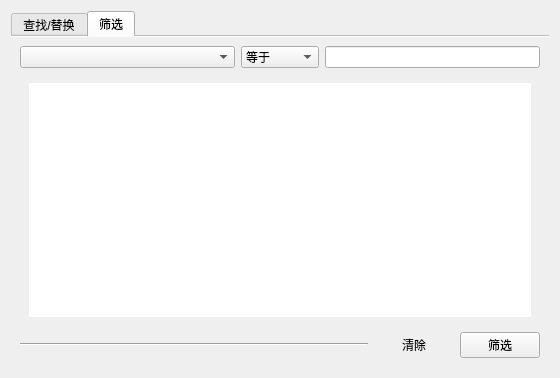
<?xml version="1.0" encoding="UTF-8"?>
<ui version="4.0">
 <class>Form</class>
 <widget class="QWidget" name="Form">
  <property name="windowModality">
   <enum>Qt::NonModal</enum>
  </property>
  <property name="geometry">
   <rect>
    <x>0</x>
    <y>0</y>
    <width>560</width>
    <height>378</height>
   </rect>
  </property>
  <property name="windowTitle">
   <string>Form</string>
  </property>
  <layout class="QHBoxLayout" name="horizontalLayout_6">
   <item>
    <widget class="QTabWidget" name="tabWidget">
     <property name="currentIndex">
      <number>1</number>
     </property>
     <property name="documentMode">
      <bool>true</bool>
     </property>
     <property name="tabsClosable">
      <bool>false</bool>
     </property>
     <property name="movable">
      <bool>true</bool>
     </property>
     <property name="tabBarAutoHide">
      <bool>true</bool>
     </property>
     <widget class="QWidget" name="tab">
      <attribute name="title">
       <string>查找/替换</string>
      </attribute>
      <layout class="QHBoxLayout" name="horizontalLayout_5">
       <item>
        <layout class="QVBoxLayout" name="verticalLayout" stretch="1,0,1,1,10">
         <item>
          <layout class="QHBoxLayout" name="horizontalLayout">
           <item>
            <widget class="QLabel" name="label">
             <property name="sizePolicy">
              <sizepolicy hsizetype="Fixed" vsizetype="Fixed">
               <horstretch>0</horstretch>
               <verstretch>0</verstretch>
              </sizepolicy>
             </property>
             <property name="font">
              <font>
               <family>宋体</family>
               <pointsize>9</pointsize>
              </font>
             </property>
             <property name="text">
              <string>查找内容</string>
             </property>
            </widget>
           </item>
           <item>
            <widget class="QLineEdit" name="lineEdit_find">
             <property name="sizePolicy">
              <sizepolicy hsizetype="Expanding" vsizetype="Fixed">
               <horstretch>0</horstretch>
               <verstretch>0</verstretch>
              </sizepolicy>
             </property>
             <property name="maximumSize">
              <size>
               <width>16777215</width>
               <height>16777215</height>
              </size>
             </property>
             <property name="font">
              <font>
               <family>宋体</family>
               <weight>50</weight>
               <bold>false</bold>
              </font>
             </property>
             <property name="focusPolicy">
              <enum>Qt::StrongFocus</enum>
             </property>
            </widget>
           </item>
          </layout>
         </item>
         <item>
          <widget class="Line" name="line">
           <property name="orientation">
            <enum>Qt::Horizontal</enum>
           </property>
          </widget>
         </item>
         <item>
          <layout class="QHBoxLayout" name="horizontalLayout_2">
           <item>
            <widget class="QLabel" name="label_2">
             <property name="font">
              <font>
               <family>宋体</family>
               <pointsize>9</pointsize>
              </font>
             </property>
             <property name="text">
              <string>替换为</string>
             </property>
            </widget>
           </item>
           <item>
            <widget class="QLineEdit" name="lineEdit_replace">
             <property name="sizePolicy">
              <sizepolicy hsizetype="Expanding" vsizetype="Fixed">
               <horstretch>0</horstretch>
               <verstretch>0</verstretch>
              </sizepolicy>
             </property>
             <property name="font">
              <font>
               <family>宋体</family>
               <weight>50</weight>
               <bold>false</bold>
              </font>
             </property>
             <property name="cursorMoveStyle">
              <enum>Qt::LogicalMoveStyle</enum>
             </property>
            </widget>
           </item>
          </layout>
         </item>
         <item>
          <layout class="QHBoxLayout" name="horizontalLayout_3">
           <item>
            <widget class="QPushButton" name="pushButton_find">
             <property name="sizePolicy">
              <sizepolicy hsizetype="Fixed" vsizetype="Fixed">
               <horstretch>0</horstretch>
               <verstretch>0</verstretch>
              </sizepolicy>
             </property>
             <property name="text">
              <string>查找全部</string>
             </property>
            </widget>
           </item>
           <item>
            <widget class="QPushButton" name="pushButton_repalce">
             <property name="sizePolicy">
              <sizepolicy hsizetype="Fixed" vsizetype="Fixed">
               <horstretch>0</horstretch>
               <verstretch>0</verstretch>
              </sizepolicy>
             </property>
             <property name="text">
              <string>替换</string>
             </property>
            </widget>
           </item>
           <item>
            <widget class="QPushButton" name="pushButton_all_repalce">
             <property name="sizePolicy">
              <sizepolicy hsizetype="Fixed" vsizetype="Fixed">
               <horstretch>0</horstretch>
               <verstretch>0</verstretch>
              </sizepolicy>
             </property>
             <property name="text">
              <string>全部替换</string>
             </property>
            </widget>
           </item>
           <item>
            <widget class="Line" name="line_2">
             <property name="orientation">
              <enum>Qt::Horizontal</enum>
             </property>
            </widget>
           </item>
          </layout>
         </item>
         <item>
          <widget class="QListWidget" name="listWidget_find">
           <property name="font">
            <font>
             <family>宋体</family>
            </font>
           </property>
          </widget>
         </item>
        </layout>
       </item>
      </layout>
     </widget>
     <widget class="QWidget" name="tab_2">
      <attribute name="title">
       <string>筛选</string>
      </attribute>
      <layout class="QHBoxLayout" name="horizontalLayout_19">
       <item>
        <layout class="QVBoxLayout" name="verticalLayout_2">
         <item>
          <layout class="QHBoxLayout" name="horizontalLayout_10">
           <item>
            <widget class="QComboBox" name="comboBox_2">
             <property name="sizePolicy">
              <sizepolicy hsizetype="Expanding" vsizetype="Preferred">
               <horstretch>0</horstretch>
               <verstretch>0</verstretch>
              </sizepolicy>
             </property>
             <property name="iconSize">
              <size>
               <width>16</width>
               <height>16</height>
              </size>
             </property>
             <property name="frame">
              <bool>true</bool>
             </property>
             <item>
              <property name="text">
               <string/>
              </property>
              <property name="icon">
               <iconset>
                <normalon>image/图标.png</normalon>
               </iconset>
              </property>
             </item>
             <item>
              <property name="text">
               <string>项目编码</string>
              </property>
              <property name="icon">
               <iconset>
                <normalon>image/图标.png</normalon>
               </iconset>
              </property>
             </item>
             <item>
              <property name="text">
               <string>项目名称</string>
              </property>
              <property name="icon">
               <iconset>
                <normalon>image/图标.png</normalon>
               </iconset>
              </property>
             </item>
             <item>
              <property name="text">
               <string>项目特征</string>
              </property>
              <property name="icon">
               <iconset>
                <normalon>image/图标.png</normalon>
               </iconset>
              </property>
             </item>
             <item>
              <property name="text">
               <string>项目单位</string>
              </property>
              <property name="icon">
               <iconset>
                <normalon>image/图标.png</normalon>
               </iconset>
              </property>
             </item>
             <item>
              <property name="text">
               <string>匹配清单名称</string>
              </property>
              <property name="icon">
               <iconset>
                <normalon>image/图标.png</normalon>
               </iconset>
              </property>
             </item>
             <item>
              <property name="text">
               <string>匹配定额名称</string>
              </property>
              <property name="icon">
               <iconset>
                <normalon>image/图标.png</normalon>
               </iconset>
              </property>
             </item>
             <item>
              <property name="text">
               <string>专业系统</string>
              </property>
              <property name="icon">
               <iconset>
                <normalon>image/图标.png</normalon>
               </iconset>
              </property>
             </item>
             <item>
              <property name="text">
               <string>材料名称</string>
              </property>
              <property name="icon">
               <iconset>
                <normalon>image/图标.png</normalon>
               </iconset>
              </property>
             </item>
             <item>
              <property name="text">
               <string>材料规格</string>
              </property>
              <property name="icon">
               <iconset>
                <normalon>image/图标.png</normalon>
               </iconset>
              </property>
             </item>
             <item>
              <property name="text">
               <string>材料单位</string>
              </property>
              <property name="icon">
               <iconset>
                <normalon>image/图标.png</normalon>
               </iconset>
              </property>
             </item>
             <item>
              <property name="text">
               <string>工程量</string>
              </property>
              <property name="icon">
               <iconset>
                <normalon>image/图标.png</normalon>
               </iconset>
              </property>
             </item>
            </widget>
           </item>
           <item>
            <widget class="QComboBox" name="comboBox_1">
             <property name="sizePolicy">
              <sizepolicy hsizetype="Preferred" vsizetype="Fixed">
               <horstretch>0</horstretch>
               <verstretch>0</verstretch>
              </sizepolicy>
             </property>
             <item>
              <property name="text">
               <string>等于</string>
              </property>
              <property name="icon">
               <iconset>
                <normalon>image/图标.png</normalon>
               </iconset>
              </property>
             </item>
             <item>
              <property name="text">
               <string>包含</string>
              </property>
              <property name="icon">
               <iconset>
                <normalon>image/图标.png</normalon>
               </iconset>
              </property>
             </item>
             <item>
              <property name="text">
               <string>大于等于</string>
              </property>
              <property name="icon">
               <iconset>
                <normalon>image/图标.png</normalon>
               </iconset>
              </property>
             </item>
             <item>
              <property name="text">
               <string>小于等于</string>
              </property>
              <property name="icon">
               <iconset>
                <normalon>image/图标.png</normalon>
               </iconset>
              </property>
             </item>
            </widget>
           </item>
           <item>
            <widget class="QLineEdit" name="lineEdit_filter"/>
           </item>
          </layout>
         </item>
         <item>
          <widget class="QStackedWidget" name="stackedWidget">
           <property name="sizePolicy">
            <sizepolicy hsizetype="Expanding" vsizetype="Expanding">
             <horstretch>0</horstretch>
             <verstretch>0</verstretch>
            </sizepolicy>
           </property>
           <property name="mouseTracking">
            <bool>true</bool>
           </property>
           <property name="tabletTracking">
            <bool>true</bool>
           </property>
           <property name="focusPolicy">
            <enum>Qt::StrongFocus</enum>
           </property>
           <property name="layoutDirection">
            <enum>Qt::LeftToRight</enum>
           </property>
           <property name="autoFillBackground">
            <bool>false</bool>
           </property>
           <property name="frameShape">
            <enum>QFrame::NoFrame</enum>
           </property>
           <property name="frameShadow">
            <enum>QFrame::Sunken</enum>
           </property>
           <property name="currentIndex">
            <number>0</number>
           </property>
           <widget class="QWidget" name="page_0">
            <layout class="QHBoxLayout" name="horizontalLayout_18">
             <item>
              <widget class="QTreeWidget" name="treeWidget_0">
               <property name="mouseTracking">
                <bool>true</bool>
               </property>
               <property name="tabletTracking">
                <bool>true</bool>
               </property>
               <property name="frameShape">
                <enum>QFrame::NoFrame</enum>
               </property>
               <property name="frameShadow">
                <enum>QFrame::Raised</enum>
               </property>
               <property name="editTriggers">
                <set>QAbstractItemView::DoubleClicked|QAbstractItemView::EditKeyPressed|QAbstractItemView::SelectedClicked</set>
               </property>
               <property name="dragEnabled">
                <bool>true</bool>
               </property>
               <property name="dragDropMode">
                <enum>QAbstractItemView::NoDragDrop</enum>
               </property>
               <property name="defaultDropAction">
                <enum>Qt::MoveAction</enum>
               </property>
               <property name="alternatingRowColors">
                <bool>false</bool>
               </property>
               <property name="selectionMode">
                <enum>QAbstractItemView::SingleSelection</enum>
               </property>
               <property name="selectionBehavior">
                <enum>QAbstractItemView::SelectItems</enum>
               </property>
               <property name="textElideMode">
                <enum>Qt::ElideLeft</enum>
               </property>
               <property name="verticalScrollMode">
                <enum>QAbstractItemView::ScrollPerItem</enum>
               </property>
               <property name="headerHidden">
                <bool>true</bool>
               </property>
               <column>
                <property name="text">
                 <string>列项</string>
                </property>
               </column>
               <column>
                <property name="text">
                 <string>行数</string>
                </property>
               </column>
              </widget>
             </item>
            </layout>
           </widget>
           <widget class="QWidget" name="page_1">
            <layout class="QHBoxLayout" name="horizontalLayout_7">
             <item>
              <widget class="QTreeWidget" name="treeWidget_1">
               <property name="mouseTracking">
                <bool>true</bool>
               </property>
               <property name="tabletTracking">
                <bool>true</bool>
               </property>
               <property name="frameShape">
                <enum>QFrame::Panel</enum>
               </property>
               <property name="editTriggers">
                <set>QAbstractItemView::DoubleClicked|QAbstractItemView::EditKeyPressed|QAbstractItemView::SelectedClicked</set>
               </property>
               <property name="dragEnabled">
                <bool>true</bool>
               </property>
               <property name="dragDropMode">
                <enum>QAbstractItemView::NoDragDrop</enum>
               </property>
               <property name="defaultDropAction">
                <enum>Qt::MoveAction</enum>
               </property>
               <property name="alternatingRowColors">
                <bool>false</bool>
               </property>
               <property name="selectionMode">
                <enum>QAbstractItemView::SingleSelection</enum>
               </property>
               <property name="selectionBehavior">
                <enum>QAbstractItemView::SelectItems</enum>
               </property>
               <property name="textElideMode">
                <enum>Qt::ElideLeft</enum>
               </property>
               <property name="verticalScrollMode">
                <enum>QAbstractItemView::ScrollPerItem</enum>
               </property>
               <property name="headerHidden">
                <bool>true</bool>
               </property>
               <column>
                <property name="text">
                 <string>列项</string>
                </property>
               </column>
               <column>
                <property name="text">
                 <string>行数</string>
                </property>
               </column>
              </widget>
             </item>
            </layout>
           </widget>
           <widget class="QWidget" name="page_2">
            <layout class="QHBoxLayout" name="horizontalLayout_8">
             <item>
              <widget class="QTreeWidget" name="treeWidget_2">
               <property name="mouseTracking">
                <bool>true</bool>
               </property>
               <property name="tabletTracking">
                <bool>true</bool>
               </property>
               <property name="frameShape">
                <enum>QFrame::Panel</enum>
               </property>
               <property name="editTriggers">
                <set>QAbstractItemView::DoubleClicked|QAbstractItemView::EditKeyPressed|QAbstractItemView::SelectedClicked</set>
               </property>
               <property name="dragEnabled">
                <bool>true</bool>
               </property>
               <property name="dragDropMode">
                <enum>QAbstractItemView::NoDragDrop</enum>
               </property>
               <property name="defaultDropAction">
                <enum>Qt::MoveAction</enum>
               </property>
               <property name="alternatingRowColors">
                <bool>false</bool>
               </property>
               <property name="selectionMode">
                <enum>QAbstractItemView::SingleSelection</enum>
               </property>
               <property name="selectionBehavior">
                <enum>QAbstractItemView::SelectItems</enum>
               </property>
               <property name="textElideMode">
                <enum>Qt::ElideLeft</enum>
               </property>
               <property name="verticalScrollMode">
                <enum>QAbstractItemView::ScrollPerItem</enum>
               </property>
               <property name="headerHidden">
                <bool>true</bool>
               </property>
               <column>
                <property name="text">
                 <string>列项</string>
                </property>
               </column>
               <column>
                <property name="text">
                 <string>行数</string>
                </property>
               </column>
              </widget>
             </item>
            </layout>
           </widget>
           <widget class="QWidget" name="page_3">
            <layout class="QHBoxLayout" name="horizontalLayout_17">
             <item>
              <widget class="QTreeWidget" name="treeWidget_3">
               <property name="mouseTracking">
                <bool>true</bool>
               </property>
               <property name="tabletTracking">
                <bool>true</bool>
               </property>
               <property name="frameShape">
                <enum>QFrame::Panel</enum>
               </property>
               <property name="editTriggers">
                <set>QAbstractItemView::DoubleClicked|QAbstractItemView::EditKeyPressed|QAbstractItemView::SelectedClicked</set>
               </property>
               <property name="dragEnabled">
                <bool>true</bool>
               </property>
               <property name="dragDropMode">
                <enum>QAbstractItemView::NoDragDrop</enum>
               </property>
               <property name="defaultDropAction">
                <enum>Qt::MoveAction</enum>
               </property>
               <property name="alternatingRowColors">
                <bool>false</bool>
               </property>
               <property name="selectionMode">
                <enum>QAbstractItemView::SingleSelection</enum>
               </property>
               <property name="selectionBehavior">
                <enum>QAbstractItemView::SelectItems</enum>
               </property>
               <property name="textElideMode">
                <enum>Qt::ElideLeft</enum>
               </property>
               <property name="verticalScrollMode">
                <enum>QAbstractItemView::ScrollPerItem</enum>
               </property>
               <property name="headerHidden">
                <bool>true</bool>
               </property>
               <column>
                <property name="text">
                 <string>列项</string>
                </property>
               </column>
               <column>
                <property name="text">
                 <string>行数</string>
                </property>
               </column>
              </widget>
             </item>
            </layout>
           </widget>
           <widget class="QWidget" name="page_4">
            <layout class="QHBoxLayout" name="horizontalLayout_16">
             <item>
              <widget class="QTreeWidget" name="treeWidget_4">
               <property name="mouseTracking">
                <bool>true</bool>
               </property>
               <property name="tabletTracking">
                <bool>true</bool>
               </property>
               <property name="frameShape">
                <enum>QFrame::Panel</enum>
               </property>
               <property name="editTriggers">
                <set>QAbstractItemView::DoubleClicked|QAbstractItemView::EditKeyPressed|QAbstractItemView::SelectedClicked</set>
               </property>
               <property name="dragEnabled">
                <bool>true</bool>
               </property>
               <property name="dragDropMode">
                <enum>QAbstractItemView::NoDragDrop</enum>
               </property>
               <property name="defaultDropAction">
                <enum>Qt::MoveAction</enum>
               </property>
               <property name="alternatingRowColors">
                <bool>false</bool>
               </property>
               <property name="selectionMode">
                <enum>QAbstractItemView::SingleSelection</enum>
               </property>
               <property name="selectionBehavior">
                <enum>QAbstractItemView::SelectItems</enum>
               </property>
               <property name="textElideMode">
                <enum>Qt::ElideLeft</enum>
               </property>
               <property name="verticalScrollMode">
                <enum>QAbstractItemView::ScrollPerItem</enum>
               </property>
               <property name="headerHidden">
                <bool>true</bool>
               </property>
               <column>
                <property name="text">
                 <string>列项</string>
                </property>
               </column>
               <column>
                <property name="text">
                 <string>行数</string>
                </property>
               </column>
              </widget>
             </item>
            </layout>
           </widget>
           <widget class="QWidget" name="page_5">
            <layout class="QHBoxLayout" name="horizontalLayout_15">
             <item>
              <widget class="QTreeWidget" name="treeWidget_5">
               <property name="mouseTracking">
                <bool>true</bool>
               </property>
               <property name="tabletTracking">
                <bool>true</bool>
               </property>
               <property name="frameShape">
                <enum>QFrame::Panel</enum>
               </property>
               <property name="editTriggers">
                <set>QAbstractItemView::DoubleClicked|QAbstractItemView::EditKeyPressed|QAbstractItemView::SelectedClicked</set>
               </property>
               <property name="dragEnabled">
                <bool>true</bool>
               </property>
               <property name="dragDropMode">
                <enum>QAbstractItemView::NoDragDrop</enum>
               </property>
               <property name="defaultDropAction">
                <enum>Qt::MoveAction</enum>
               </property>
               <property name="alternatingRowColors">
                <bool>false</bool>
               </property>
               <property name="selectionMode">
                <enum>QAbstractItemView::SingleSelection</enum>
               </property>
               <property name="selectionBehavior">
                <enum>QAbstractItemView::SelectItems</enum>
               </property>
               <property name="textElideMode">
                <enum>Qt::ElideLeft</enum>
               </property>
               <property name="verticalScrollMode">
                <enum>QAbstractItemView::ScrollPerItem</enum>
               </property>
               <property name="headerHidden">
                <bool>true</bool>
               </property>
               <column>
                <property name="text">
                 <string>列项</string>
                </property>
               </column>
               <column>
                <property name="text">
                 <string>行数</string>
                </property>
               </column>
              </widget>
             </item>
            </layout>
           </widget>
           <widget class="QWidget" name="page_6">
            <layout class="QHBoxLayout" name="horizontalLayout_14">
             <item>
              <widget class="QTreeWidget" name="treeWidget_6">
               <property name="mouseTracking">
                <bool>true</bool>
               </property>
               <property name="tabletTracking">
                <bool>true</bool>
               </property>
               <property name="frameShape">
                <enum>QFrame::Panel</enum>
               </property>
               <property name="editTriggers">
                <set>QAbstractItemView::DoubleClicked|QAbstractItemView::EditKeyPressed|QAbstractItemView::SelectedClicked</set>
               </property>
               <property name="dragEnabled">
                <bool>true</bool>
               </property>
               <property name="dragDropMode">
                <enum>QAbstractItemView::NoDragDrop</enum>
               </property>
               <property name="defaultDropAction">
                <enum>Qt::MoveAction</enum>
               </property>
               <property name="alternatingRowColors">
                <bool>false</bool>
               </property>
               <property name="selectionMode">
                <enum>QAbstractItemView::SingleSelection</enum>
               </property>
               <property name="selectionBehavior">
                <enum>QAbstractItemView::SelectItems</enum>
               </property>
               <property name="textElideMode">
                <enum>Qt::ElideLeft</enum>
               </property>
               <property name="verticalScrollMode">
                <enum>QAbstractItemView::ScrollPerItem</enum>
               </property>
               <property name="headerHidden">
                <bool>true</bool>
               </property>
               <column>
                <property name="text">
                 <string>列项</string>
                </property>
               </column>
               <column>
                <property name="text">
                 <string>行数</string>
                </property>
               </column>
              </widget>
             </item>
            </layout>
           </widget>
           <widget class="QWidget" name="page_7">
            <layout class="QHBoxLayout" name="horizontalLayout_13">
             <item>
              <widget class="QTreeWidget" name="treeWidget_7">
               <property name="mouseTracking">
                <bool>true</bool>
               </property>
               <property name="tabletTracking">
                <bool>true</bool>
               </property>
               <property name="frameShape">
                <enum>QFrame::Panel</enum>
               </property>
               <property name="editTriggers">
                <set>QAbstractItemView::DoubleClicked|QAbstractItemView::EditKeyPressed|QAbstractItemView::SelectedClicked</set>
               </property>
               <property name="dragEnabled">
                <bool>true</bool>
               </property>
               <property name="dragDropMode">
                <enum>QAbstractItemView::NoDragDrop</enum>
               </property>
               <property name="defaultDropAction">
                <enum>Qt::MoveAction</enum>
               </property>
               <property name="alternatingRowColors">
                <bool>false</bool>
               </property>
               <property name="selectionMode">
                <enum>QAbstractItemView::SingleSelection</enum>
               </property>
               <property name="selectionBehavior">
                <enum>QAbstractItemView::SelectItems</enum>
               </property>
               <property name="textElideMode">
                <enum>Qt::ElideLeft</enum>
               </property>
               <property name="verticalScrollMode">
                <enum>QAbstractItemView::ScrollPerItem</enum>
               </property>
               <property name="headerHidden">
                <bool>true</bool>
               </property>
               <column>
                <property name="text">
                 <string>列项</string>
                </property>
               </column>
               <column>
                <property name="text">
                 <string>行数</string>
                </property>
               </column>
              </widget>
             </item>
            </layout>
           </widget>
           <widget class="QWidget" name="page_8">
            <layout class="QHBoxLayout" name="horizontalLayout_12">
             <item>
              <widget class="QTreeWidget" name="treeWidget_8">
               <property name="mouseTracking">
                <bool>true</bool>
               </property>
               <property name="tabletTracking">
                <bool>true</bool>
               </property>
               <property name="frameShape">
                <enum>QFrame::Panel</enum>
               </property>
               <property name="editTriggers">
                <set>QAbstractItemView::DoubleClicked|QAbstractItemView::EditKeyPressed|QAbstractItemView::SelectedClicked</set>
               </property>
               <property name="dragEnabled">
                <bool>true</bool>
               </property>
               <property name="dragDropMode">
                <enum>QAbstractItemView::NoDragDrop</enum>
               </property>
               <property name="defaultDropAction">
                <enum>Qt::MoveAction</enum>
               </property>
               <property name="alternatingRowColors">
                <bool>false</bool>
               </property>
               <property name="selectionMode">
                <enum>QAbstractItemView::SingleSelection</enum>
               </property>
               <property name="selectionBehavior">
                <enum>QAbstractItemView::SelectItems</enum>
               </property>
               <property name="textElideMode">
                <enum>Qt::ElideLeft</enum>
               </property>
               <property name="verticalScrollMode">
                <enum>QAbstractItemView::ScrollPerItem</enum>
               </property>
               <property name="headerHidden">
                <bool>true</bool>
               </property>
               <column>
                <property name="text">
                 <string>列项</string>
                </property>
               </column>
               <column>
                <property name="text">
                 <string>行数</string>
                </property>
               </column>
              </widget>
             </item>
            </layout>
           </widget>
           <widget class="QWidget" name="page_9">
            <layout class="QHBoxLayout" name="horizontalLayout_11">
             <item>
              <widget class="QTreeWidget" name="treeWidget_9">
               <property name="mouseTracking">
                <bool>true</bool>
               </property>
               <property name="tabletTracking">
                <bool>true</bool>
               </property>
               <property name="frameShape">
                <enum>QFrame::Panel</enum>
               </property>
               <property name="editTriggers">
                <set>QAbstractItemView::DoubleClicked|QAbstractItemView::EditKeyPressed|QAbstractItemView::SelectedClicked</set>
               </property>
               <property name="dragEnabled">
                <bool>true</bool>
               </property>
               <property name="dragDropMode">
                <enum>QAbstractItemView::NoDragDrop</enum>
               </property>
               <property name="defaultDropAction">
                <enum>Qt::MoveAction</enum>
               </property>
               <property name="alternatingRowColors">
                <bool>false</bool>
               </property>
               <property name="selectionMode">
                <enum>QAbstractItemView::SingleSelection</enum>
               </property>
               <property name="selectionBehavior">
                <enum>QAbstractItemView::SelectItems</enum>
               </property>
               <property name="textElideMode">
                <enum>Qt::ElideLeft</enum>
               </property>
               <property name="verticalScrollMode">
                <enum>QAbstractItemView::ScrollPerItem</enum>
               </property>
               <property name="headerHidden">
                <bool>true</bool>
               </property>
               <column>
                <property name="text">
                 <string>列项</string>
                </property>
               </column>
               <column>
                <property name="text">
                 <string>行数</string>
                </property>
               </column>
              </widget>
             </item>
            </layout>
           </widget>
           <widget class="QWidget" name="page_10">
            <layout class="QHBoxLayout" name="horizontalLayout_9">
             <item>
              <widget class="QTreeWidget" name="treeWidget_10">
               <property name="mouseTracking">
                <bool>true</bool>
               </property>
               <property name="tabletTracking">
                <bool>true</bool>
               </property>
               <property name="frameShape">
                <enum>QFrame::Panel</enum>
               </property>
               <property name="editTriggers">
                <set>QAbstractItemView::DoubleClicked|QAbstractItemView::EditKeyPressed|QAbstractItemView::SelectedClicked</set>
               </property>
               <property name="dragEnabled">
                <bool>true</bool>
               </property>
               <property name="dragDropMode">
                <enum>QAbstractItemView::NoDragDrop</enum>
               </property>
               <property name="defaultDropAction">
                <enum>Qt::MoveAction</enum>
               </property>
               <property name="alternatingRowColors">
                <bool>false</bool>
               </property>
               <property name="selectionMode">
                <enum>QAbstractItemView::SingleSelection</enum>
               </property>
               <property name="selectionBehavior">
                <enum>QAbstractItemView::SelectItems</enum>
               </property>
               <property name="textElideMode">
                <enum>Qt::ElideLeft</enum>
               </property>
               <property name="verticalScrollMode">
                <enum>QAbstractItemView::ScrollPerItem</enum>
               </property>
               <property name="headerHidden">
                <bool>true</bool>
               </property>
               <column>
                <property name="text">
                 <string>列项</string>
                </property>
               </column>
               <column>
                <property name="text">
                 <string>行数</string>
                </property>
               </column>
              </widget>
             </item>
            </layout>
           </widget>
          </widget>
         </item>
         <item>
          <layout class="QHBoxLayout" name="horizontalLayout_4">
           <item>
            <widget class="Line" name="line_3">
             <property name="orientation">
              <enum>Qt::Horizontal</enum>
             </property>
            </widget>
           </item>
           <item>
            <widget class="QPushButton" name="toolButton_clear">
             <property name="sizePolicy">
              <sizepolicy hsizetype="Fixed" vsizetype="Fixed">
               <horstretch>0</horstretch>
               <verstretch>0</verstretch>
              </sizepolicy>
             </property>
             <property name="text">
              <string>清除</string>
             </property>
             <property name="flat">
              <bool>true</bool>
             </property>
            </widget>
           </item>
           <item>
            <widget class="QPushButton" name="toolButton_clear_filter">
             <property name="sizePolicy">
              <sizepolicy hsizetype="Fixed" vsizetype="Fixed">
               <horstretch>0</horstretch>
               <verstretch>0</verstretch>
              </sizepolicy>
             </property>
             <property name="contextMenuPolicy">
              <enum>Qt::PreventContextMenu</enum>
             </property>
             <property name="text">
              <string>筛选</string>
             </property>
            </widget>
           </item>
          </layout>
         </item>
        </layout>
       </item>
      </layout>
     </widget>
    </widget>
   </item>
  </layout>
 </widget>
 <resources/>
 <connections/>
</ui>
